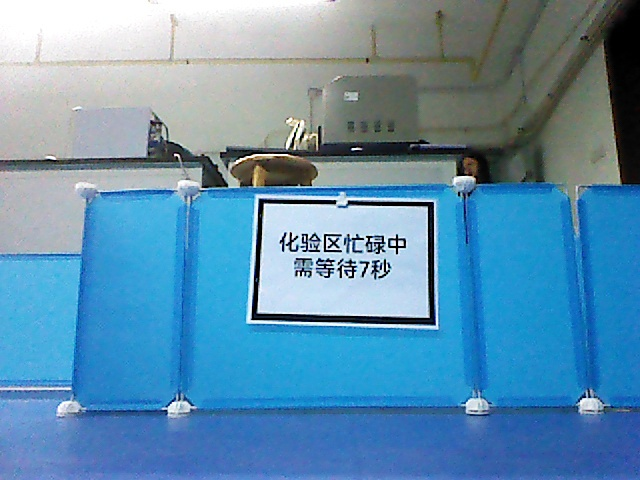
#> input picture dataset/busy7/0028.jpg, 640 x 480 px
$ python -i board2_yolo_locator.py   (imports and definitions only)
#> lines starting #> are read from the running program, lines starting #| are printed output that depends on the picture; after the words box and inside, x2 and y2 are one past the last pixel; in counts of white or black regions, pixels touching at a corner belong together
#> further down, picture is the input picture: shape (480, 640, 3); mean B, G, R 174.9, 143.9, 95.8
from dataclasses import dataclass
import cv2
import numpy as np
DETECT_WIDTH = 640
WARP_WIDTH = 480
WARP_HEIGHT = 320
DEFAULT_DARK_THRESHOLD = 110
MIN_AREA_RATIO = 0.02
MAX_AREA_RATIO = 0.6
MIN_ASPECT_RATIO = 1.1
MAX_ASPECT_RATIO = 2.0
MIN_RECTANGULARITY = 0.65
MIN_CHILD_AREA_RATIO = 0.4
MAX_CHILD_AREA_RATIO = 0.95
MIN_SIDE_CONTINUITY = 0.58
MIN_SIDE_DARK_RATIO = 0.025
MIN_INNER_LIGHT_RATIO = 0.48
MIN_INNER_DARK_RATIO = 0.004
MAX_INNER_DARK_RATIO = 0.38
MIN_INNER_EDGE_DENSITY = 0.008
BLACK_VALIDATION_WIDTH = 420
BLACK_VALIDATION_HEIGHT = 280
COARSE_BOARD_WIDTH = 600
COARSE_BOARD_HEIGHT = 400
WHITE_MAX_SATURATION = 150
WHITE_MIN_VALUE = 85
WHITE_MIN_AREA_RATIO = 0.35
WHITE_MAX_AREA_RATIO = 0.92
WHITE_MIN_ASPECT_RATIO = 1.1
WHITE_MAX_ASPECT_RATIO = 2.05
WHITE_MIN_RECTANGULARITY = 0.58
WHITE_MIN_CENTER_SCORE = 0.35
TRAINING_WHITE_EXPAND_FACTOR = 1.16

@dataclass
class BorderFeatures:
    top_continuity: float
    bottom_continuity: float
    left_continuity: float
    right_continuity: float
    top_dark_ratio: float
    bottom_dark_ratio: float
    left_dark_ratio: float
    right_dark_ratio: float
    inner_light_ratio: float
    inner_dark_ratio: float
    inner_edge_density: float

    @property
    def minimum_continuity(self):
        return min(self.top_continuity, self.bottom_continuity, self.left_continuity, self.right_continuity)

    @property
    def minimum_side_dark_ratio(self):
        return min(self.top_dark_ratio, self.bottom_dark_ratio, self.left_dark_ratio, self.right_dark_ratio)

@dataclass
class BoardCandidate:
    points: np.ndarray
    score: float
    area_ratio: float
    aspect_ratio: float
    rectangularity: float
    child_area_ratio: float
    border_features: BorderFeatures

@dataclass
class AlignmentResult:
    coarse_board: np.ndarray
    aligned_board: np.ndarray
    inner_white_quad: np.ndarray
    white_mask: np.ndarray
    score: float

def order_points(points):
    points = np.asarray(points, dtype=np.float32)
    point_sum = points.sum(axis=1)
    point_difference = np.diff(points, axis=1).reshape(-1)
    return np.array([points[np.argmin(point_sum)], points[np.argmin(point_difference)], points[np.argmax(point_sum)], points[np.argmax(point_difference)]], dtype=np.float32)

def expand_quad(points, factor, image_width, image_height):
    center = points.mean(axis=0)
    expanded = center + (points - center) * factor
    expanded[:, 0] = np.clip(expanded[:, 0], 0, image_width - 1)
    expanded[:, 1] = np.clip(expanded[:, 1], 0, image_height - 1)
    return expanded.astype(np.float32)

def warp_quad(image, points, width, height):
    destination = np.array([[0, 0], [width - 1, 0], [width - 1, height - 1], [0, height - 1]], dtype=np.float32)
    matrix = cv2.getPerspectiveTransform(order_points(points), destination)
    return cv2.warpPerspective(image, matrix, (width, height))

def calculate_quad_geometry(points):
    points = order_points(points)
    width_top = np.linalg.norm(points[1] - points[0])
    width_bottom = np.linalg.norm(points[2] - points[3])
    height_left = np.linalg.norm(points[3] - points[0])
    height_right = np.linalg.norm(points[2] - points[1])
    mean_width = (width_top + width_bottom) / 2.0
    mean_height = (height_left + height_right) / 2.0
    if mean_height <= 1e-06:
        return (mean_width, mean_height, 0.0)
    return (mean_width, mean_height, float(mean_width / mean_height))

def contour_to_quad(contour):
    hull = cv2.convexHull(contour)
    perimeter = cv2.arcLength(hull, True)
    for epsilon_ratio in (0.012, 0.016, 0.02, 0.025, 0.03, 0.04, 0.05):
        approximate = cv2.approxPolyDP(hull, epsilon_ratio * perimeter, True)
        if len(approximate) == 4 and cv2.isContourConvex(approximate):
            return order_points(approximate.reshape(4, 2))
    return order_points(cv2.boxPoints(cv2.minAreaRect(contour)))

def create_dark_mask(image, dark_threshold, preserve_thin=False):
#> called with dark_threshold = 110, preserve_thin = False
    original_height, original_width = image.shape[:2]
    scale = min(1.0, DETECT_WIDTH / original_width)
    detect_width = int(round(original_width * scale))
    detect_height = int(round(original_height * scale))
    if scale < 1.0:
        detect_image = cv2.resize(image, (detect_width, detect_height), interpolation=cv2.INTER_AREA)
    else:
        detect_image = image.copy()
    gray = cv2.cvtColor(detect_image, cv2.COLOR_BGR2GRAY)
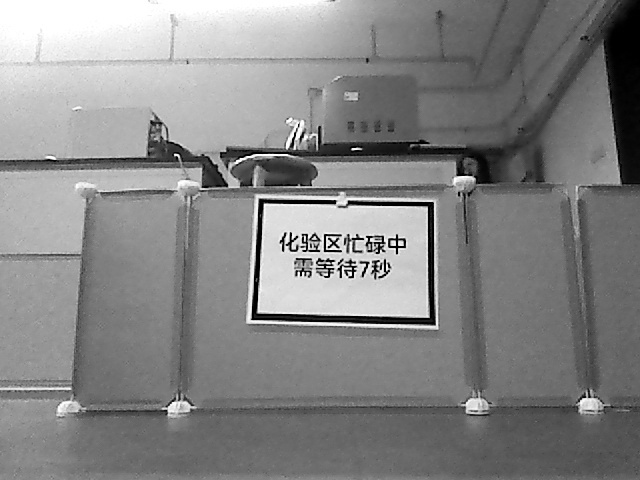
#> gray: shape (480, 640); min 0, max 255, mean 133.1
    gray = cv2.GaussianBlur(gray, (3, 3), 0)
    dark_mask = np.where(gray <= dark_threshold, 255, 0).astype(np.uint8)
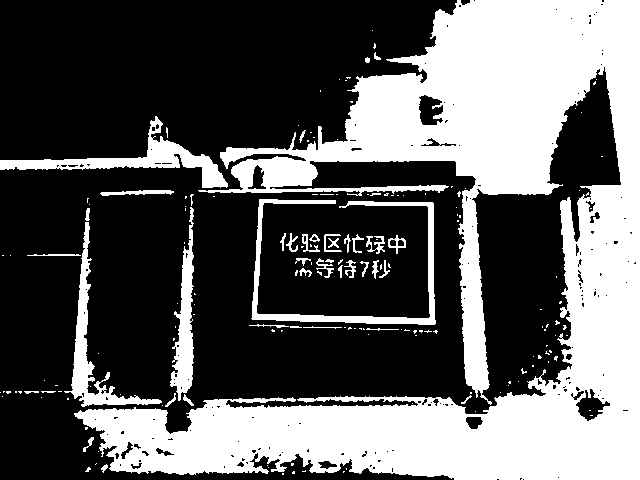
#> dark_mask: shape (480, 640); 37.4% white; 174 white regions (131 under 20 px), largest, box (x1, y1, x2, y2) and area: (74, 0, 640, 480) 100947, (0, 116, 228, 188) 3274, (251, 199, 436, 325) 3128
    dark_mask = cv2.morphologyEx(dark_mask, cv2.MORPH_CLOSE, cv2.getStructuringElement(cv2.MORPH_RECT, (5, 5)), iterations=2)
#> dark_mask: shape (480, 640); 42% white; 12 white regions (9 under 20 px), largest, box (x1, y1, x2, y2) and area: (0, 0, 640, 480) 124715, (280, 233, 406, 279) 3946, (100, 190, 174, 196) 281
    if not preserve_thin:
        dark_mask = cv2.morphologyEx(dark_mask, cv2.MORPH_OPEN, cv2.getStructuringElement(cv2.MORPH_RECT, (3, 3)), iterations=1)
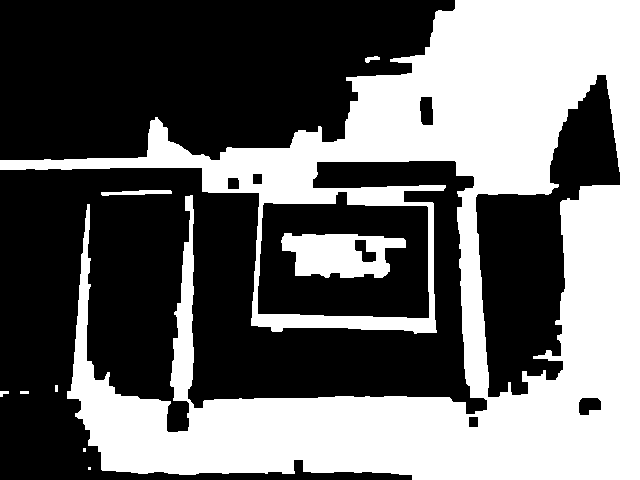
#> dark_mask: shape (480, 640); 41.8% white; 9 white regions (2 under 20 px)
    return (dark_mask, scale)

def get_largest_child_area(contours, hierarchy, contour_index):
    child_index = int(hierarchy[contour_index][2])
    largest_area = 0.0
    while child_index >= 0:
        largest_area = max(largest_area, abs(cv2.contourArea(contours[child_index])))
        child_index = int(hierarchy[child_index][0])
    return largest_area

def calculate_side_continuity(binary_band, horizontal):
    if binary_band.size == 0:
        return 0.0
    positions_with_dark = np.any(binary_band, axis=0 if horizontal else 1)
    return float(np.mean(positions_with_dark))

def calculate_border_features(image, points, dark_threshold):
    patch = warp_quad(image, points, BLACK_VALIDATION_WIDTH, BLACK_VALIDATION_HEIGHT)
    gray = cv2.cvtColor(patch, cv2.COLOR_BGR2GRAY)
    dark = gray <= dark_threshold
    height, width = gray.shape
    horizontal_band_height = max(10, int(round(height * 0.16)))
    vertical_band_width = max(10, int(round(width * 0.13)))
    top_band = dark[:horizontal_band_height, :]
    bottom_band = dark[height - horizontal_band_height:, :]
    left_band = dark[:, :vertical_band_width]
    right_band = dark[:, width - vertical_band_width:]
    inner_x1 = int(round(width * 0.18))
    inner_x2 = int(round(width * 0.82))
    inner_y1 = int(round(height * 0.18))
    inner_y2 = int(round(height * 0.82))
    inner_gray = gray[inner_y1:inner_y2, inner_x1:inner_x2]
    inner_edges = cv2.Canny(inner_gray, 45, 130)
    return BorderFeatures(top_continuity=calculate_side_continuity(top_band, True), bottom_continuity=calculate_side_continuity(bottom_band, True), left_continuity=calculate_side_continuity(left_band, False), right_continuity=calculate_side_continuity(right_band, False), top_dark_ratio=float(np.mean(top_band)), bottom_dark_ratio=float(np.mean(bottom_band)), left_dark_ratio=float(np.mean(left_band)), right_dark_ratio=float(np.mean(right_band)), inner_light_ratio=float(np.mean(inner_gray >= 125)), inner_dark_ratio=float(np.mean(inner_gray <= dark_threshold)), inner_edge_density=float(np.mean(inner_edges > 0)))

def score_black_candidate(area_ratio, aspect_ratio, rectangularity, child_area_ratio, features):
    aspect_score = max(0.0, 1.0 - abs(aspect_ratio - 1.48) / 0.7)
    area_score = min(area_ratio / 0.15, 1.2)
    child_score = max(0.0, 1.0 - abs(child_area_ratio - 0.75) / 0.4)
    continuity_score = (features.top_continuity + features.bottom_continuity + features.left_continuity + features.right_continuity) / 4.0
    side_dark_score = min((features.top_dark_ratio + features.bottom_dark_ratio + features.left_dark_ratio + features.right_dark_ratio) / 0.5, 1.2)
    text_score = min(features.inner_edge_density / 0.06, 1.2)
    return area_score * 1.5 + aspect_score * 2.0 + rectangularity * 1.2 + child_score * 1.5 + continuity_score * 3.0 + side_dark_score * 1.5 + features.inner_light_ratio * 1.2 + text_score * 1.5

def find_black_frame(image, dark_threshold=DEFAULT_DARK_THRESHOLD):
    if image is None or image.size == 0:
        raise ValueError('输入图像为空')
    if not 1 <= dark_threshold <= 254:
        raise ValueError('dark-threshold 必须位于 1 到 254 之间')
    dark_mask, scale = create_dark_mask(image, dark_threshold)
#> scale = 1
    contours, hierarchy = cv2.findContours(dark_mask, cv2.RETR_TREE, cv2.CHAIN_APPROX_SIMPLE)
#> contours = 17 contours, 4 with area under 20; largest, box (x1, y1, x2, y2) and area: (0, 0, 640, 480) 161790, (475, 74, 621, 398) 20991, (257, 191, 430, 319) 19056, (281, 233, 406, 278) 4007, (419, 96, 434, 126) 368
    if hierarchy is None:
        return (None, 0, dark_mask)
    hierarchy = hierarchy[0]
    mask_height, mask_width = dark_mask.shape[:2]
    mask_area = float(mask_width * mask_height)
    candidates = []
    for contour_index, contour in enumerate(contours):
        if int(hierarchy[contour_index][3]) >= 0:
            continue
        outer_area = abs(cv2.contourArea(contour))
        if outer_area <= 1.0:
            continue
        area_ratio = outer_area / mask_area
        if not MIN_AREA_RATIO <= area_ratio <= MAX_AREA_RATIO:
            continue
        child_area = get_largest_child_area(contours, hierarchy, contour_index)
        if child_area <= 1.0:
            continue
        child_area_ratio = child_area / outer_area
        if not MIN_CHILD_AREA_RATIO <= child_area_ratio <= MAX_CHILD_AREA_RATIO:
            continue
        quad = contour_to_quad(contour)
        mean_width, mean_height, aspect_ratio = calculate_quad_geometry(quad)
        if mean_width < 70 or mean_height < 45:
            continue
        if not MIN_ASPECT_RATIO <= aspect_ratio <= MAX_ASPECT_RATIO:
            continue
        quad_area = abs(cv2.contourArea(quad.astype(np.float32)))
        if quad_area <= 1.0:
            continue
        rectangularity = min(outer_area / quad_area, 1.0)
        if rectangularity < MIN_RECTANGULARITY:
            continue
        original_quad = quad / scale
        features = calculate_border_features(image, original_quad, dark_threshold)
        if features.minimum_continuity < MIN_SIDE_CONTINUITY:
            continue
        if features.minimum_side_dark_ratio < MIN_SIDE_DARK_RATIO:
            continue
        if features.inner_light_ratio < MIN_INNER_LIGHT_RATIO:
            continue
        if not MIN_INNER_DARK_RATIO <= features.inner_dark_ratio <= MAX_INNER_DARK_RATIO:
            continue
        if features.inner_edge_density < MIN_INNER_EDGE_DENSITY:
            continue
        candidates.append(BoardCandidate(points=original_quad, score=score_black_candidate(area_ratio, aspect_ratio, rectangularity, child_area_ratio, features), area_ratio=area_ratio, aspect_ratio=aspect_ratio, rectangularity=rectangularity, child_area_ratio=child_area_ratio, border_features=features))
#> this loop made 17 passes
#> (outer_area, area_ratio) on pass 4: (22.5, 7.32e-05)
#> after the loop, candidates = []
    if not candidates:
        candidates = find_tape_occluded_frame(image, dark_threshold)
    if not candidates:
        return (None, 0, dark_mask)
    candidates.sort(key=lambda candidate: candidate.score, reverse=True)
    return (candidates[0], len(candidates), dark_mask)

def find_tape_occluded_frame(image, dark_threshold):
    """Recover a white panel joined to narrow tape; validate its actual black rim."""
#> called with dark_threshold = 110
    height, width = image.shape[:2]
    scale = min(1.0, DETECT_WIDTH / width)
    small = cv2.resize(image, (int(round(width * scale)), int(round(height * scale)))) if scale < 1.0 else image
    hsv = cv2.cvtColor(small, cv2.COLOR_BGR2HSV)
#> hsv: shape (480, 640, 3); mean H, S, V 85.1, 116.2, 178.2
    white = np.where((hsv[:, :, 1] <= 100) & (hsv[:, :, 2] >= 120), 255, 0).astype(np.uint8)
#> white: shape (480, 640); 32.3% white; 169 white regions (146 under 20 px), largest, box (x1, y1, x2, y2) and area: (0, 0, 480, 194) 61953, (247, 192, 439, 329) 19372, (0, 154, 210, 255) 10223
    tape_width = max(3, int(round(small.shape[1] * 0.05)) | 1)
    white = cv2.morphologyEx(white, cv2.MORPH_OPEN, cv2.getStructuringElement(cv2.MORPH_RECT, (tape_width, 3)))
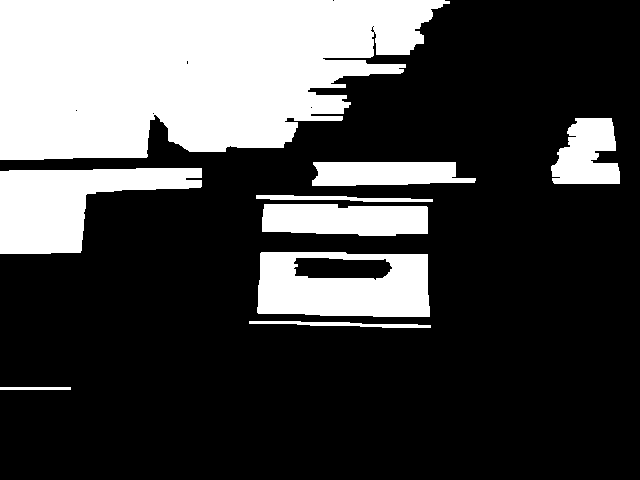
#> white: shape (480, 640); 28.3% white; 9 white regions, largest, box (x1, y1, x2, y2) and area: (0, 0, 450, 160) 55591, (0, 168, 202, 254) 9551, (257, 252, 430, 317) 8911
    white = cv2.morphologyEx(white, cv2.MORPH_CLOSE, cv2.getStructuringElement(cv2.MORPH_RECT, (7, 7)), iterations=2)
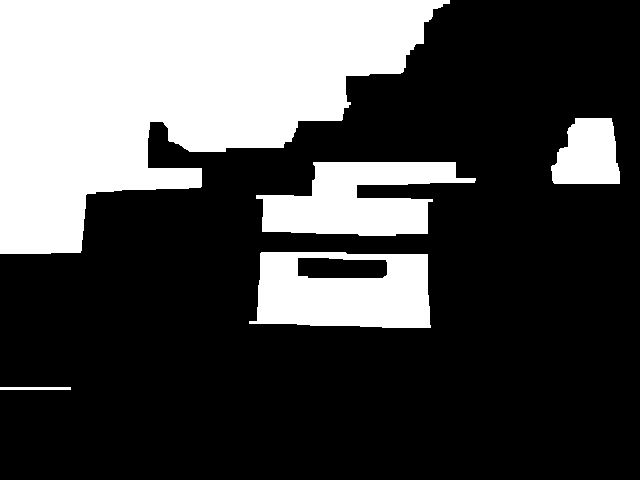
#> white: shape (480, 640); 30.1% white; 5 white regions
    contours, _ = cv2.findContours(white, cv2.RETR_EXTERNAL, cv2.CHAIN_APPROX_SIMPLE)
#> contours = 5 contours; box (x1, y1, x2, y2) and area: (0, 0, 450, 254) 67042, (249, 252, 431, 328) 12227, (256, 162, 476, 236) 9616, (551, 118, 620, 184) 3504, (0, 387, 71, 390) 140
    contours = list(contours)
    thin_mask, _ = create_dark_mask(image, dark_threshold, preserve_thin=True)
    nested, hierarchy = cv2.findContours(thin_mask, cv2.RETR_CCOMP, cv2.CHAIN_APPROX_SIMPLE)
#> nested = 26 contours, 9 with area under 20; largest, box (x1, y1, x2, y2) and area: (0, 0, 640, 480) 163474, (475, 74, 621, 398) 20706, (257, 191, 430, 319) 19047, (280, 233, 406, 279) 4024, (166, 400, 190, 433) 671
    if hierarchy is not None:
        contours.extend((contour for index, contour in enumerate(nested) if hierarchy[0, index, 3] >= 0))
    gray = cv2.cvtColor(small, cv2.COLOR_BGR2GRAY)
    adaptive = cv2.adaptiveThreshold(gray, 255, cv2.ADAPTIVE_THRESH_GAUSSIAN_C, cv2.THRESH_BINARY_INV, 31, 7)
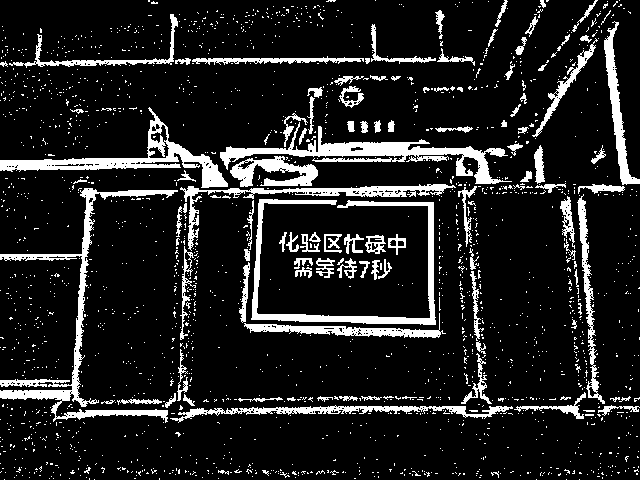
#> adaptive: shape (480, 640); 12.9% white; 1935 white regions (1820 under 20 px), largest, box (x1, y1, x2, y2) and area: (0, 188, 178, 423) 4046, (220, 122, 512, 184) 3857, (251, 199, 436, 325) 3198
    adaptive = cv2.morphologyEx(adaptive, cv2.MORPH_CLOSE, cv2.getStructuringElement(cv2.MORPH_RECT, (3, 3)))
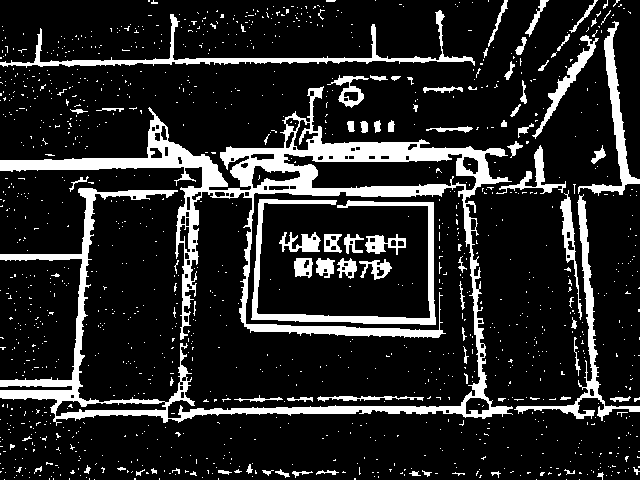
#> adaptive: shape (480, 640); 15.2% white; 1252 white regions (1168 under 20 px)
    nested, hierarchy = cv2.findContours(adaptive, cv2.RETR_CCOMP, cv2.CHAIN_APPROX_SIMPLE)
#> nested = 1337 contours, 1230 with area under 20; largest, box (x1, y1, x2, y2) and area: (0, 86, 513, 426) 29320, (283, 153, 477, 191) 4238, (251, 199, 436, 325) 2638, (0, 10, 475, 68) 2134, (514, 194, 640, 421) 1790
    if hierarchy is not None:
        contours.extend((contour for index, contour in enumerate(nested) if hierarchy[0, index, 3] >= 0))
    candidates = []
    for contour in contours:
        x, y, w, h = cv2.boundingRect(contour)
        if x <= 1 or y <= 1 or x + w >= small.shape[1] - 1 or (y + h >= small.shape[0] - 1):
            continue
        white_area = abs(cv2.contourArea(contour)) / (scale * scale)
        white_quad = contour_to_quad(contour) / scale
        white_quad_area = abs(cv2.contourArea(white_quad.astype(np.float32)))
        if white_quad_area <= 1.0:
            continue
        rectangularity = min(white_area / white_quad_area, 1.0)
        if rectangularity < MIN_RECTANGULARITY:
            continue
        points = expand_quad(white_quad, TRAINING_WHITE_EXPAND_FACTOR, width, height)
        outer_area = abs(cv2.contourArea(points.astype(np.float32)))
        area_ratio = outer_area / float(width * height)
        child_ratio = white_area / max(outer_area, 1.0)
        mean_width, mean_height, aspect = calculate_quad_geometry(points)
        if not MIN_AREA_RATIO <= area_ratio <= MAX_AREA_RATIO:
            continue
        if mean_width < 70 or mean_height < 45 or (not MIN_ASPECT_RATIO <= aspect <= MAX_ASPECT_RATIO):
            continue
        if not MIN_CHILD_AREA_RATIO <= child_ratio <= MAX_CHILD_AREA_RATIO:
            continue
        features = calculate_border_features(image, points, dark_threshold)
        if features.minimum_continuity < MIN_SIDE_CONTINUITY or features.minimum_side_dark_ratio < MIN_SIDE_DARK_RATIO:
            continue
        if features.inner_light_ratio < MIN_INNER_LIGHT_RATIO:
            continue
        if not MIN_INNER_DARK_RATIO <= features.inner_dark_ratio <= MAX_INNER_DARK_RATIO:
            continue
        if features.inner_edge_density < MIN_INNER_EDGE_DENSITY:
            continue
        candidates.append(BoardCandidate(points=points, score=score_black_candidate(area_ratio, aspect, rectangularity, child_ratio, features), area_ratio=area_ratio, aspect_ratio=aspect, rectangularity=rectangularity, child_area_ratio=child_ratio, border_features=features))
#> this loop made 104 passes
#> (x, y, w, h) on passes 5, 24: (0, 0, 450, 254), (323, 268, 5, 5)
    return candidates

# [62 lines left out: functions create_white_mask, find_inner_white_quad, align_board_to_training_coordinates, not called in this run]

>>> import cv2
>>> picture = cv2.imread('../../../dataset/busy7/0028.jpg')
>>> result = find_black_frame(picture)
